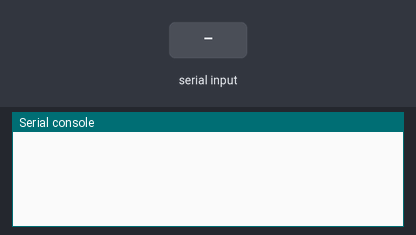
This program was run on a simulated Raspberry Pi Pico running MicroPython. On the bench: the last lines printed to the serial console. The inputs (shaded band) are chosen by the test bench.

Above: at 1.2 s.
1.3 s: "5\n" received over the second serial link
At 1.8 s:
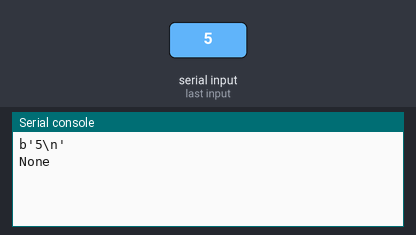
2.8 s: "200\n" received over the second serial link
At 4.1 s:
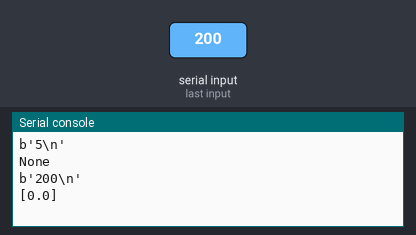

Measured:
- after the input at 1.3 s, the serial console: prints a new line at once (image 1)
- after the input at 2.8 s, the serial console: prints a new line at once (image 2)

The program:

unit_test_uart.py
```python
from machine import I2C, Pin, UART, PWM, ADC
from time import sleep

'''
Описание протокола передачи:
    С поста управлеия:
        [motor0, motor1, motor2, motor3, motor4, motor5, ServoCam, Arm, led0, led1]
        по умолчанию:
        [0, 0, 0, 0, 0, 0, 90, 0, 0, 0]
    C аппарата:
        [напряжение(V), ток потребления(А), курс(градусы), глубина(м), тумпература(градусы цельсия)]
        [0,0,0,0,0]
'''

DEBUG = False


class TNPA_SerialPort:
    def __init__(self):
        self.serial_port = UART(0, baudrate=115200, tx=Pin(16), rx=Pin(17))
        self.check_cor = False

    def receiver_data(self):
        global DEBUG
        '''прием информации с поста управления'''
        data = None
        while data == None or data == b'':
            try:
                data = self.serial_port.read(100)
            except: pass

        try:
            self.check_cor = True
            print(data)
            return list(map(lambda x: float(x), str(data)[3:-4].split(', ')))
        except:
            self.check_cor = False
            return None

    def dispatch_data(self, data: list = [12.6, 0.3, 180, -163, 20]):
        '''Отправка телеметрии на пост управления'''
        try:
            if self.check_cor:
                self.serial_port.write((f'{str(data)}\n').encode())
        except: pass


test_tnpa = TNPA_SerialPort()
while True:
    test_tnpa.dispatch_data()
    data = test_tnpa.receiver_data()
    print(data)


# протестированно
```
